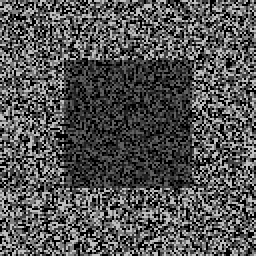
#> input picture ps03/input/pair0-L.png, 128 x 128 px (shown 2 times larger)
$ python experiment.py   (older library calls are emulated)
#> lines starting #> are read from the running program, lines starting #| are printed output that depends on the picture
### ps03/ps3.py
import cv2
import numpy as np


def disparity_ssd(img1, img2, direction, w_size, dmax):
    """Returns a disparity map D(y, x) using the Sum of Squared Differences.

    Assuming img1 and img2 are the left (L) and right (R) images from the same scene. The disparity image contains
    values such that: L(y, x) = R(y, x) + D(y, x) when matching from left (L) to right (R).

    This method uses the Sum of Squared Differences as an error metric. Refer to:
    https://software.intel.com/en-us/node/504333

    The algorithm used in this method follows the pseudocode:

    height: number of rows in img1 or img2.
    width: number of columns in img1 or img2.
    DSI: initial array containing only zeros of shape (height, width, dmax)
    kernel: array of shape (w_size[0], w_size[1]) where each value equals to 1/(w_size[0] * w_size[1]). This allows
            a uniform distribution that sums to 1.

    for d going from 0 to dmax:
        shift = some_image_shift_function(img2, d)
        diff = img1 - shift  # SSD
        Square every element values  # SSD
        Run a 2D correlation filter (i.e. cv.filter2D) using the kernel defined above
        Save the results in DSI(:, :, d)

    For each location r, c the SSD for an offset d is in DSI(r,c,d). The best match for pixel r,c is represented by
    the index d for which DSI(r,c,d) is smallest.

    Args:
        img1 (numpy.array): grayscale image, in range [0.0, 1.0].
        img2 (numpy.array): grayscale image, in range [0.0, 1.0] same shape as img1.
        direction (int): if 1: match right to left (shift img1 left).
                         if 0: match left to right (shift img2 right).
        w_size (tuple): window size, type int representing both height and width (h, w).
        dmax (int): maximum value of pixel disparity to test.

    Returns:
        numpy.array: Disparity map of type int64, 2-D array of the same shape as img1 or img2.
                     This array contains the d values representing how far a certain pixel has been displaced.
                     Return without normalizing or clipping.
    """
    y, x = img1.shape
    disparity_map = np.zeros((y, x, dmax))
    kernel = np.ones(w_size) / (w_size[0] * w_size[1])

    if direction == 0:
        for d in xrange(0, dmax):
            shift = cv2.copyMakeBorder(img2[:, :(-d or None)], 0, 0, d, 0, cv2.BORDER_REPLICATE)
            disparity_map[:, :, d] = cv2.filter2D((img1 - shift) ** 2, -1, kernel)
    elif direction == 1:
        for d in xrange(0, dmax):
            shift = cv2.copyMakeBorder(img1[:, d:], 0, 0, 0, d, cv2.BORDER_REPLICATE)
            disparity_map[:, :, d] = cv2.filter2D((img2 - shift) ** 2, -1, kernel)

    disp_img = np.argmin(disparity_map, axis=2)

    return disp_img


# [76 lines left out: functions disparity_ncorr, add_noise, increase_contrast, not called in this run]

### ps03/experiment.py
"""Problem Set 3: Geometry."""

import numpy as np
import cv2
import os

from ps3 import *

input_dir = "input"
output_dir = "output"


def normalize_and_scale(img_in):
    """Maps values in img_in to fit in the range [0, 255]. This will be usually called before displaying or
    saving an image.

    Args:
        img_in (numpy.array): input image.
    Returns:
        numpy.array: output image with integer pixel values in [0, 255]
    """

    return cv2.normalize(img_in, alpha=0, beta=255, norm_type=cv2.NORM_MINMAX).astype(np.uint8)


def part_1a():

    l = cv2.imread(os.path.join(input_dir, 'pair0-L.png'), 0) / 255.
#> l: shape (128, 128) float64; min 0, max 0.749, mean 0.327
    r = cv2.imread(os.path.join(input_dir, 'pair0-R.png'), 0) / 255.
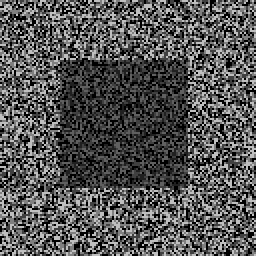
#> input picture ps03/input/pair0-R.png, 128 x 128 px (shown 2 times larger)
#> r: shape (128, 128) float64; min 0, max 0.749, mean 0.327

    w_size = (5, 5)  # You may have to try different values
    dmax = 5  # You may have to try different values
    d_l = disparity_ssd(l, r, 0, w_size, dmax)
#> the loop in disparity_ssd, `for d in xrange(0, dmax):` made 5 passes
#> pass 2, in disparity_ssd, `shift = cv2.copyMakeBorder(img2[:, :(-d or None)], 0, 0, d, 0, cv2.BOR..`:
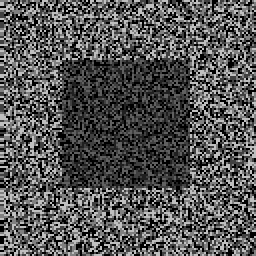
#> shift: shape (128, 128) float64 (shown 2 times larger); min 0, max 0.749, mean 0.327
#> pass 3, in disparity_ssd, `shift = cv2.copyMakeBorder(img2[:, :(-d or None)], 0, 0, d, 0, cv2.BOR..`:
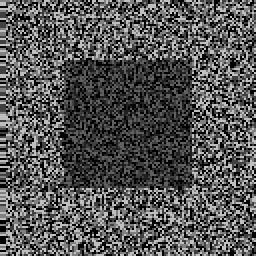
#> shift: shape (128, 128) float64 (shown 2 times larger); min 0, max 0.749, mean 0.327
#> in disparity_ssd, `disp_img = np.argmin(disparity_map, axis=2)`:
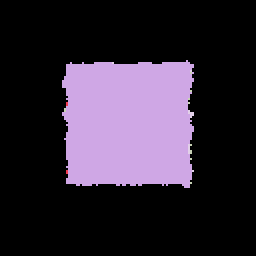
#> disp_img: shape (128, 128) int64 (shown 2 times larger); 5 distinct labels, from 0 to 4; one colour per label, 0 black
    d_r = disparity_ssd(l, r, 1, w_size, dmax)
#> the loop in disparity_ssd (call 2), `for d in xrange(0, dmax):` made 5 passes
#> pass 2, in disparity_ssd (call 2), `shift = cv2.copyMakeBorder(img1[:, d:], 0, 0, 0, d, cv2.BORDER_REPLICA..`:
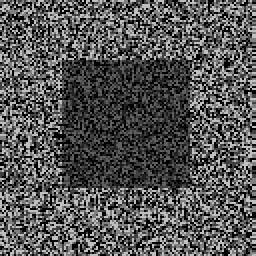
#> shift: shape (128, 128) float64 (shown 2 times larger); min 0, max 0.749, mean 0.327
#> pass 3, in disparity_ssd (call 2), `shift = cv2.copyMakeBorder(img1[:, d:], 0, 0, 0, d, cv2.BORDER_REPLICA..`:
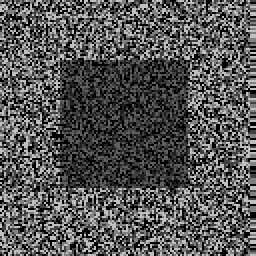
#> shift: shape (128, 128) float64 (shown 2 times larger); min 0, max 0.749, mean 0.327
#> in disparity_ssd (call 2), `disp_img = np.argmin(disparity_map, axis=2)`: disp_img: shape (128, 128) int64; 5 distinct labels, from 0 to 4

    d_l = normalize_and_scale(d_l)
    d_r = normalize_and_scale(d_r)

    cv2.imwrite(os.path.join(output_dir, 'ps3-1-a-1.png'), d_l)
    cv2.imwrite(os.path.join(output_dir, 'ps3-1-a-2.png'), d_r)


# [159 lines left out: functions part_1b, part_2a, part_2b, part_3a, part_3b_1, part_3b_2 and 1 more, not called in this run]


if __name__ == '__main__':
#> (the run stopped early here; a loop or call above may not have finished)
